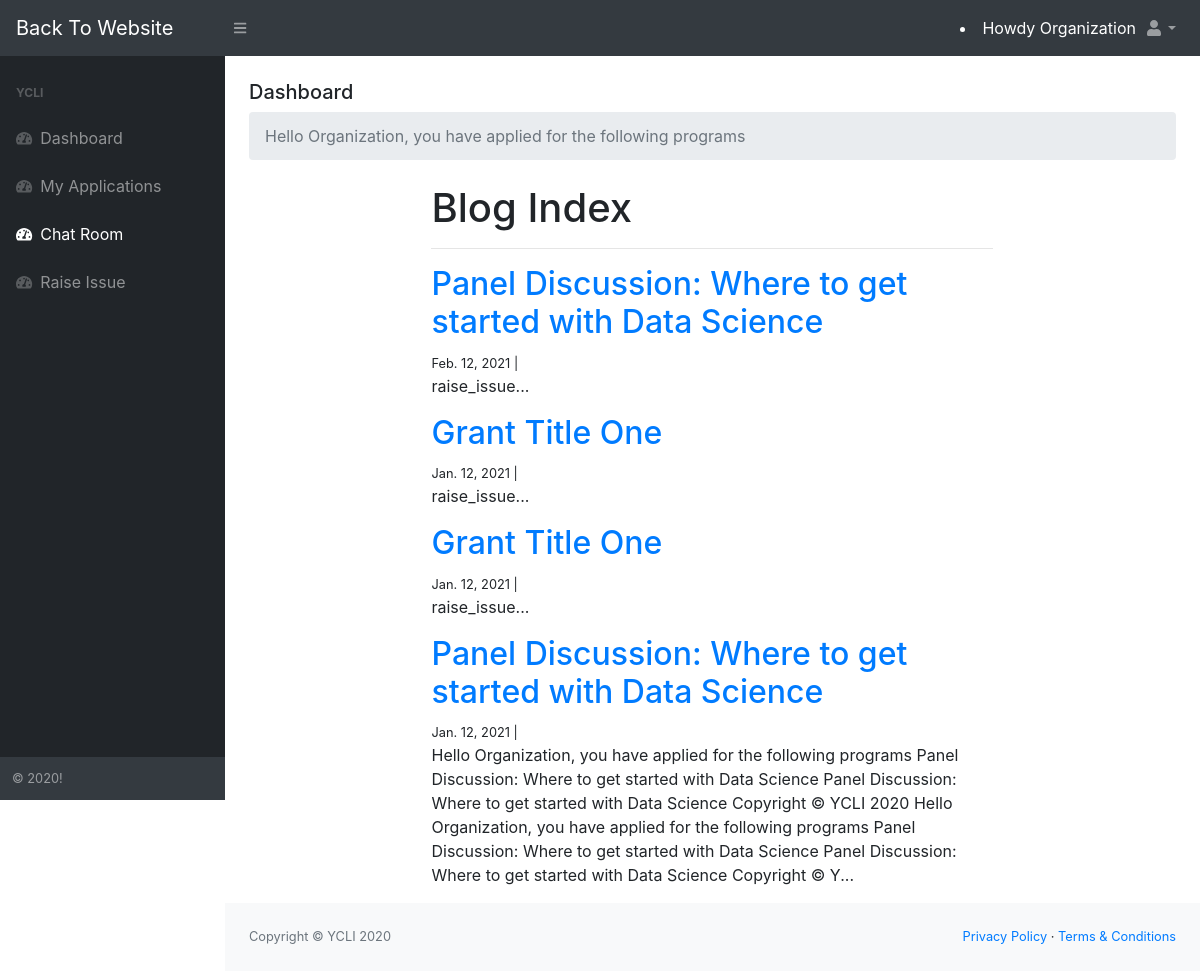
/dashboard/chatroom/chatroom/ (signed in), run on the app's committed database.
### accounts/models.py (models this page shows)
class CustomUser(AbstractUser):
    org_name     = models.CharField(max_length=30, default="Organization", help_text='Organization Name.')
    photo = models.ImageField(upload_to='images/', default='attach photo')
    org_email		= 	models.CharField(max_length=100)
    org_phone		= 	models.CharField(max_length=100)
    org_website		= 	models.CharField(max_length=100, blank=True)
    org_address		= 	models.CharField(max_length=100)
    org_city		= 	models.CharField(max_length=100)
    org_country		= 	models.CharField(max_length=100)
    person_name 		= models.CharField(max_length=100)
    person_org_title	= 	models.CharField(max_length=100, default="Director")
    person_email		= 	models.CharField(max_length=100)
    person_phone		= 	models.CharField(max_length=100, default="0712345067")
    staff_no	= 	models.CharField(max_length=100)
    org_type	= 	models.CharField(max_length=100)
    mission		= 	models.TextField(max_length=100)
    area_of_focus	= models.CharField(max_length=100)
    date_joined    	= models.DateTimeField(verbose_name="date Joined", auto_now_add=True)
    instagram       = models.CharField(max_length=100, blank=True)
    facebook        = models.CharField(max_length=100, blank=True)
    linkedin        = models.CharField(max_length=100, blank=True)
    twitter         = models.CharField(max_length=100, blank=True)
    def __str__(self):
        return self.org_name

### chatroom/models.py (models this page shows)
class Chat(models.Model):
    title = models.CharField(max_length=255)
    body = models.TextField()
    created_on = models.DateTimeField(auto_now_add=True)
    last_modified = models.DateTimeField(auto_now=True)
    categories = models.ManyToManyField('Category', related_name='posts')

### chatroom/views.py (the view)
# urls.py: path("chatroom/", views.chat_index, name="chat_index"),
def chat_index(request):
    posts = Chat.objects.all().order_by('-created_on')
    context = {
        "posts": posts,
    }
    return render(request, "chatroom/chat_index.html", context)

### chatroom/templates/chatroom/chat_index.html (shortened to what this page needs)
{% extends 'accounts/dashboard.html' %}
{% block dashboard_content %}
{% load static %}
<div class="container-fluid">
    <h5 class="mt-4">Dashboard</h5>
    <ol class="breadcrumb mb-4">
        <li class="breadcrumb-item active">Hello {{ request.user | title }}, you have applied for the following programs</li>
    </ol>
    <div class="container">
        <div class="col-md-8 offset-md-2">
            <h1>Blog Index</h1>
            <hr>
            {% for post in posts %}
            <h2><a href="{% url 'chat_detail' post.pk%}">{{ post.title }}</a></h2>
            <small>
                {{ post.created_on.date }} |&nbsp;
            </small>
            <p>{{ post.body | slice:":400" }}...</p>
            {% endfor %}
        </div>
    </div>
</div>
{% endblock %}

### accounts/templates/accounts/dashboard.html (shortened to what this page needs)
{% load static %}
<!DOCTYPE html>
<html lang="en">
    <head>
        <link rel="stylesheet" type="text/css" href="{% static 'css/styles.css' %}">
        <link href="https://cdn.datatables.net/1.10.20/css/dataTables.bootstrap4.min.css" rel="stylesheet" />
    </head>
    <body class="sb-nav-fixed">
        <nav class="sb-topnav navbar navbar-expand navbar-dark bg-dark">
            <a class="navbar-brand" href="/">Back To Website</a>
            <button class="btn btn-link btn-sm order-1 order-lg-0" id="sidebarToggle" href="#"><i class="fas fa-bars"></i></button>
            <li class="nav-item ml-auto" style="color: #fff; text-decoration: none;">Howdy {{ request.user | title }}</li>
            <ul class="navbar-nav ml-auto ml-md-0">
                <li class="nav-item dropdown">
                    <a class="nav-link dropdown-toggle" id="userDropdown" href="#" role="button" data-toggle="dropdown" aria-haspopup="true" aria-expanded="false"><i class="fas fa-user fa-fw"></i></a>
                </li>
            </ul>
        </nav>
        <div id="layoutSidenav">
            <div id="layoutSidenav_nav">
                <nav class="sb-sidenav accordion sb-sidenav-dark" id="sidenavAccordion">
                    <div class="sb-sidenav-menu">
                        <div class="nav">
                            <div class="sb-sidenav-menu-heading">YCLI</div>
                            <a class="nav-link" href="{% url 'my_applications_view' %}">
                                <div class="sb-nav-link-icon"><i class="fas fa-tachometer-alt"></i></div>
                                Dashboard
                            </a>
                            <a class="nav-link" href="{% url 'my_applications_view' %}">
                                <div class="sb-nav-link-icon"><i class="fas fa-tachometer-alt"></i></div>
                                My Applications
                            </a>
                            <a class="nav-link" href="{% url 'chat_index' %}">
                                <div class="sb-nav-link-icon"><i class="fas fa-tachometer-alt"></i></div>
                                Chat Room
                            </a>
                            <a class="nav-link" href="{% url 'raise_issue' %}">
                                <div class="sb-nav-link-icon"><i class="fas fa-tachometer-alt"></i></div>
                                Raise Issue
                            </a>
                        </div>
                    </div>
                    <div class="sb-sidenav-footer">
                        <div class="small">&copy; 2020!</div>
                    </div>
                </nav>
            </div>
            <div id="layoutSidenav_content">
                <main>
                    <div class="">
                        {% block dashboard_content %}
                        {% endblock %}
                    </div>
                </main>
                <footer class="py-4 bg-light mt-auto">
                    <div class="container-fluid">
                        <div class="d-flex align-items-center justify-content-between small">
                            <div class="text-muted">Copyright &copy; YCLI 2020</div>
                            <div>
                                <a href="#">Privacy Policy</a>
                                &middot;
                                <a href="#">Terms &amp; Conditions</a>
                            </div>
                        </div>
                    </div>
                </footer>
            </div>
        </div>
    </body>
</html>

### data on the page
CustomUser: user "Organization"
Chat: title "Panel Discussion: Where to get started with Data Science", created_on "Feb. 12, 2021", body "raise_issue"
Chat: title "Grant Title One", created_on "Jan. 12, 2021", body "raise_issue"
Chat: title "Grant Title One", created_on "Jan. 12, 2021", body "raise_issue"
Chat: title "Panel Discussion: Where to get started with Data Science", created_on "Jan. 12, 2021", body "Hello Organization, you have applied for the following programs Panel Discussion: Where to get started with Data Science Panel Discussion: Where to get started with Data Science Copyright © YCLI 2020 Hello Organization, you have applied for the following programs Panel Discussion: Where to get started with Data Science Panel Discussion: Where to get started with Data Science Copyright © Y"
